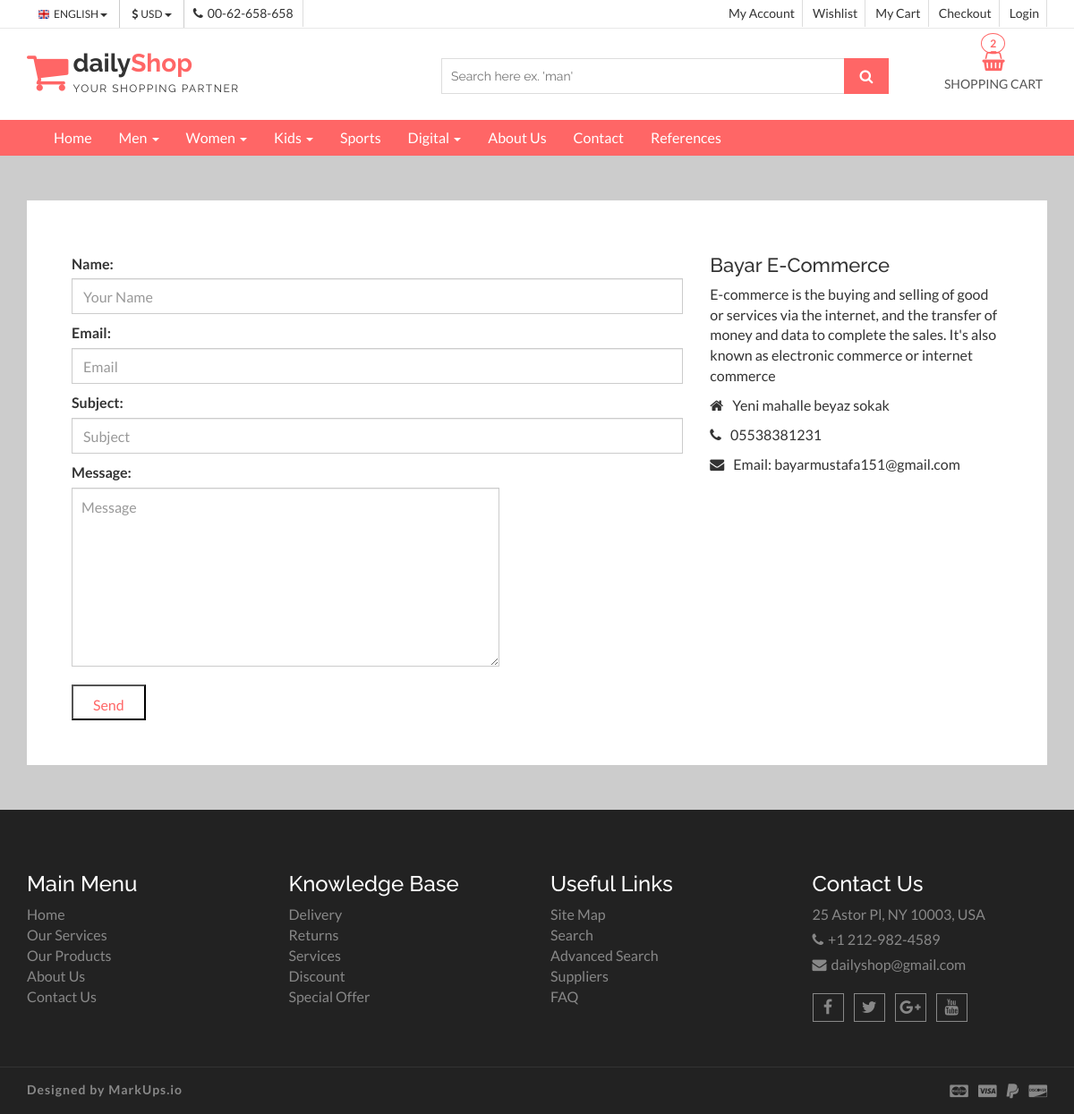
Page /contact/ on the committed database.
### home/models.py (models this page shows, shortened)
class Setting(models.Model):
    STATUS = (
        ('True', 'Evet'),
        ('False', 'Hayır'),
    )
    title = models.CharField(max_length=150)
    keywords = models.CharField(max_length=255)
    description = models.CharField(max_length=255)
    company = models.CharField(max_length=50)
    address = models.CharField(blank=True,max_length=150)
    phone = models.CharField(blank=True,max_length=15)
    fax = models.CharField(blank=True,max_length=15)
    email = models.CharField(blank=True,max_length=55)
    smtpserver = models.CharField(blank=True,max_length=30)
    smtpemail = models.CharField(blank=True,max_length=30)
    smtppassword = models.CharField(blank=True,max_length=30)
    smtpport = models.CharField(blank=True,max_length=30)
    icon = models.ImageField(blank=True,upload_to='images/')
    facebook = models.CharField(blank=True, max_length=30)
    instagram = models.CharField(blank=True, max_length=30)
    youtube = models.CharField(blank=True, max_length=30)
    twitter = models.CharField(blank=True, max_length=30)
    aboutus = RichTextUploadingField(blank=True)
    contact = RichTextUploadingField(blank=True)
    references = RichTextUploadingField(blank=True)
    status = models.CharField(max_length=10,choices=STATUS)
    create_at = models.DateTimeField(auto_now_add=True)
    update_at = models.DateTimeField(auto_now=True)

### home/views.py (the view, shortened to what this page needs)
# urls.py: path('contact/',views.contact,name='contact'),
def contact(request):
    setting = Setting.objects.get(pk=1)
    form = ContactForm()
    context = {'setting': setting,'form':form}
    return render(request, 'contact.html', context)

### home/models.py
class ContactForm(ModelForm):
    class Meta:
        model = ContactFormMessage
        fields = ['name','email','subject','message']
        widgets = {
            'name' : TextInput(attrs={'class': 'form-control','placeholder':'Your Name'}),
            'subject' : TextInput(attrs={'class': 'form-control','placeholder':'Subject'}),
            'email' : TextInput(attrs={'class': 'form-control','placeholder':'Email'}),
            'message' : Textarea(attrs={'class': 'form-control','placeholder':'Message'})
        }

### home/templates/contact.html (shortened to what this page needs)
{% extends 'homebase.html' %}
{% block navbar %}
    {% include 'navbar.html' %}
{% endblock %}
{% block content %}
    <section id="aa-contact">
        <div class="container">
            <div class="row">
                <div class="col-md-12">
                    <div class="aa-contact-area">
                        <div class="aa-contact-address">
                            <div class="row">
                                <div class="col-md-8">
                                    <div class="aa-contact-address-left">
                                        <form class="comments-form contact-form" action="" method="post">
                                            {{ form.as_p }}
                                            <input type="submit" value="Send" class="aa-secondary-btn"></input>
                                        </form>
                                    </div>
                                </div>
                                <div class="col-md-4">
                                    <div class="aa-contact-address-right">
                                        <address>
                                            <h4>{{ setting.company }}</h4>
                                            <p>{{ setting.description }}</p>
                                            <p><span class="fa fa-home"></span>{{ setting.address }}</p>
                                            <p><span class="fa fa-phone"></span>{{ setting.phone }}</p>
                                            <p><span class="fa fa-envelope"></span>Email: {{ setting.email }}</p>
                                        </address>
                                    </div>
                                </div>
                            </div>
                        </div>
                    </div>
                </div>
            </div>
        </div>
    </section>
{% endblock %}

### home/static/css/theme-color/default-theme.css (style rules this page uses)
.aa-secondary-btn { color: #ff6666; }

### rows in the picture
Setting: company "Bayar E-Commerce", description "E-commerce is the buying and selling of good or services via the internet, and the transfer of money and data to complete the sales. It's also known as electronic commerce or internet commerce", address "Yeni mahalle beyaz sokak", phone "05538381231", email "bayarmustafa151@gmail.com"
